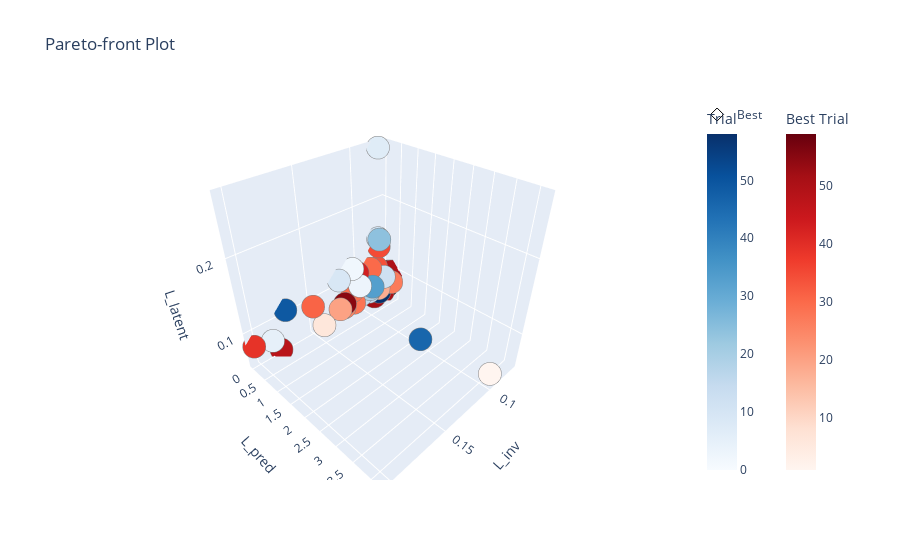

The notebook cell this image was saved under:
### Code cell
import joblib
import optuna
import numpy as np
import plotly.graph_objects as go

study = joblib.load("./saved_network/optuna_study.pkl")

# Indices of your targets
ix_Linv, ix_Lpred, ix_Llatent = 0, 1, 2

# Get all trials (or use best_trials for Pareto only)
all_trials = [t for t in study.trials if t.values is not None]
points = np.array([[t.values[ix_Linv], t.values[ix_Lpred], t.values[ix_Llatent]] for t in all_trials])

# Choose the "best" point (e.g., min sum, or min L_inv)
# Example: minimize sum
best_idx = np.argmin(points.sum(axis=1))
# Example: minimize L_inv only
# best_idx = np.argmin(points[:, 0])

best_point = points[best_idx]

# Get Plotly fig from Optuna
fig = optuna.visualization.plot_pareto_front(
    study,
    targets=lambda t: (t.values[ix_Linv], t.values[ix_Lpred], t.values[ix_Llatent]),
    target_names=["L_inv", "L_pred", "L_latent"]
)

fig.add_trace(
    go.Scatter3d(
        x=[best_point[0]],
        y=[best_point[1]],
        z=[best_point[2]],
        mode='markers+text',
        marker=dict(size=10, color='black', symbol='diamond-open'),  # 'circle', 'cross', 'x', etc. allowed
        text=["Best"],
        textposition="top center",
        name="Best"
    )
)

fig.show()
